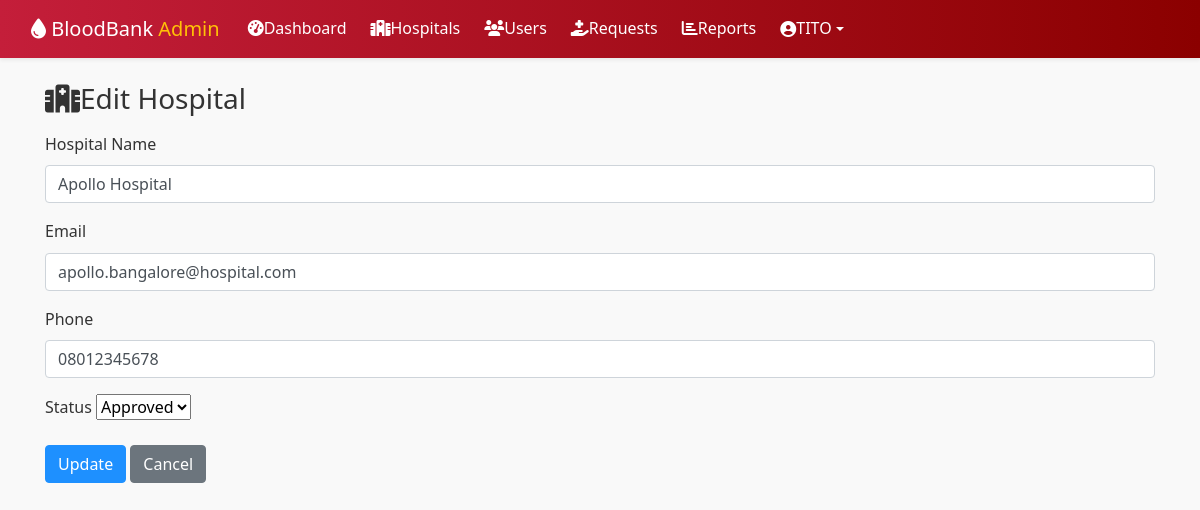
Page /admin/edit_h.php?id=37 (signed in) on the committed database.
### tables this page shows
CREATE TABLE `users` (
  `user_id` int(11) NOT NULL AUTO_INCREMENT,
  `name` varchar(100) NOT NULL,
  `email` varchar(100) NOT NULL,
  `location` varchar(255) DEFAULT NULL,
  `password` varchar(255) NOT NULL,
  `role` enum('admin','hospital','user') NOT NULL,
  `hospital_id` int(11) DEFAULT NULL,
  `phone` varchar(15) DEFAULT NULL,
  `blood_group` varchar(3) DEFAULT NULL,
  `created_at` timestamp NOT NULL DEFAULT current_timestamp(),
  `status` enum('pending','approved','rejected') NOT NULL DEFAULT 'pending',
  `district` varchar(100) DEFAULT NULL,
  `blood_type` varchar(10) DEFAULT NULL,
  `latitude` decimal(10,8) DEFAULT NULL,
  `longitude` decimal(11,8) DEFAULT NULL,
  `dob` date DEFAULT NULL,
  `gender` varchar(10) DEFAULT NULL,
  `emergency_contact` varchar(15) DEFAULT NULL,
  `notes` text DEFAULT NULL,
  PRIMARY KEY (`user_id`),
  UNIQUE KEY `email` (`email`)
);

### admin/edit_h.php (the view, shortened to what this page needs)
<?php
include "../includes/db.php";
$hospital_id = intval($_GET['id']);
$result = $conn->query("SELECT * FROM users WHERE user_id=$hospital_id AND role='hospital'");
$hospital = $result->fetch_assoc();
?>
<!DOCTYPE html>
<html lang="en">
<head>
<?php include "head.php"; ?>
<link rel="stylesheet" href="../assets/css/bootstrap.min.css">
</head>
<body>
<?php include "header.php"; ?>
<div class="container mt-4">
    <h3><i class="fas fa-hospital me-2"></i>Edit Hospital</h3>
    <form method="POST" class="mt-3">
        <div class="mb-3">
            <label class="form-label">Hospital Name</label>
            <input type="text" name="name" value="<?php echo htmlspecialchars($hospital['name']); ?>" class="form-control" required>
        </div>
        <div class="mb-3">
            <label class="form-label">Email</label>
            <input type="email" name="email" value="<?php echo htmlspecialchars($hospital['email']); ?>" class="form-control" required>
        </div>
        <div class="mb-3">
            <label class="form-label">Phone</label>
            <input type="text" name="phone" value="<?php echo htmlspecialchars($hospital['phone']); ?>" class="form-control">
        </div>
        <div class="mb-3">
            <label class="form-label">Status</label>
            <select name="status" class="form-select">
                <option value="approved" <?php if($hospital['status']=='approved') echo 'selected'; ?>>Approved</option>
            </select>
        </div>
        <button type="submit" name="update" class="btn btn-primary">Update</button>
        <a href="manage_hospitals.php" class="btn btn-secondary">Cancel</a>
    </form>
</div>
</body>
</html>

### assets/css/style.css (style rules this page uses)
body, html { height: 100%; margin: 0; font-family: 'Segoe UI', Tahoma, Geneva, Verdana, sans-serif; }
a { text-decoration: none; }
.btn-primary { background-color: #1E90FF; border-color: #1E90FF; }
input, select, textarea, button { outline: none !important; }
:root { --brand-red: #C41E3A; --brand-blue: #2C5F8B; --light-bg: #f9f9f9; --dark-text: #333; --radius-lg: 12px; --shadow-soft: 0 4px 10px rgba(0,0,0,0.08); }
body { font-family: "Segoe UI", Roboto, sans-serif; color: var(--dark-text); background: var(--light-bg); line-height: 1.6; }

### rows in the picture
users: name "Apollo Hospital", email "apollo.bangalore@hospital.com", phone "08012345678", status "Approved"

### other values in the picture
$_SESSION['admin_name'] "TITO"
